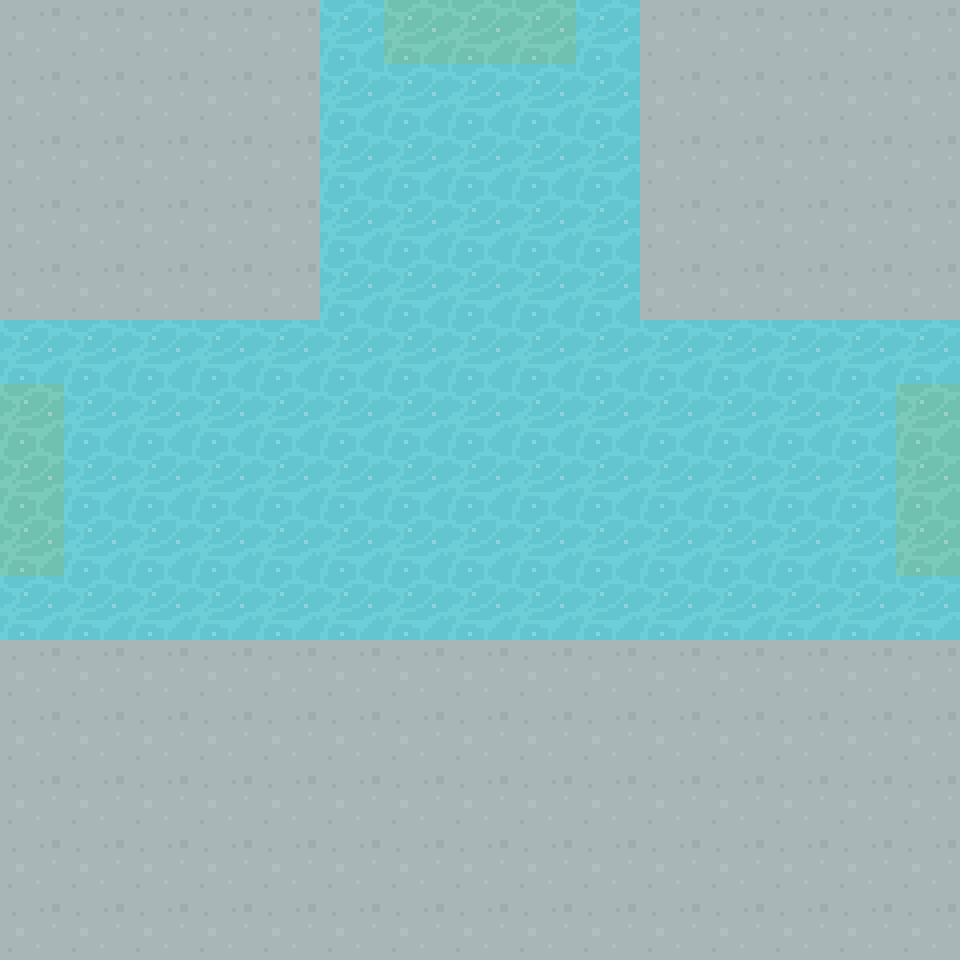

Below is a game level as drawn by its tile map, then a one-line description and the .tmx file that defines it, in full:
An orthogonal 15x15 tile map with 64x64 px tiles, 1 tile layer (Tile Layer 1) and 3 objects (NORTH, WEST, EAST).

<map version="1.5" tiledversion="1.5.0" orientation="orthogonal" renderorder="right-down" width="15" height="15" tilewidth="64" tileheight="64" infinite="0" nextlayerid="3" nextobjectid="4">
 <tileset firstgid="1" source="../64TilesheetDungeon.tsx" />
 <layer id="1" name="Tile Layer 1" width="15" height="15">
  <data encoding="csv">
68,68,68,68,68,321,326,326,326,321,68,68,68,68,68,
68,68,68,68,68,321,321,321,321,321,68,68,68,68,68,
68,68,68,68,68,321,321,321,321,321,68,68,68,68,68,
68,68,68,68,68,321,321,321,321,321,68,68,68,68,68,
68,68,68,68,68,321,321,321,321,321,68,68,68,68,68,
321,321,321,321,321,321,321,321,321,321,321,321,321,321,321,
326,321,321,321,321,321,321,321,321,321,321,321,321,321,326,
326,321,321,321,321,321,321,321,321,321,321,321,321,321,326,
326,321,321,321,321,321,321,321,321,321,321,321,321,321,326,
321,321,321,321,321,321,321,321,321,321,321,321,321,321,321,
68,68,68,68,68,68,68,68,68,68,68,68,68,68,68,
68,68,68,68,68,68,68,68,68,68,68,68,68,68,68,
68,68,68,68,68,68,68,68,68,68,68,68,68,68,68,
68,68,68,68,68,68,68,68,68,68,68,68,68,68,68,
68,68,68,68,68,68,68,68,68,68,68,68,68,68,68
</data>
 </layer>
 <objectgroup id="2" name="Object Layer 1">
  <object id="1" name="NORTH" x="384" y="0" width="192" height="64" />
  <object id="2" name="WEST" x="0" y="384" width="64" height="192" />
  <object id="3" name="EAST" x="896" y="384" width="64" height="192" />
 </objectgroup>
</map>
